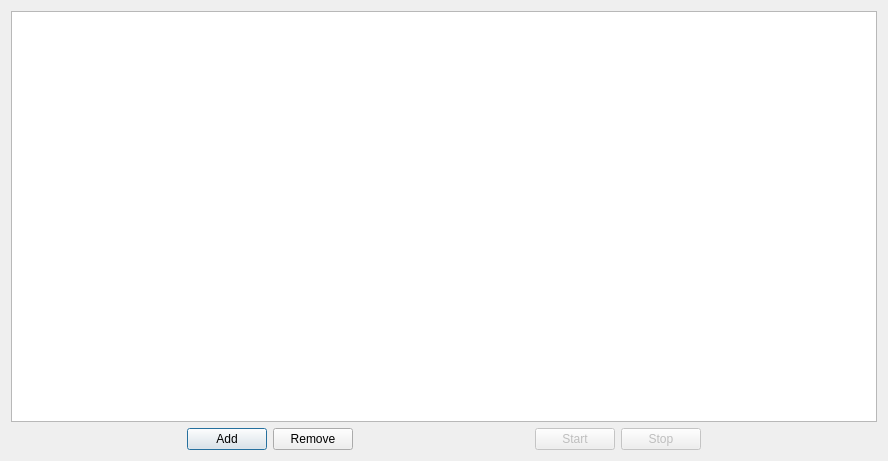
<?xml version="1.0" encoding="UTF-8"?>
<ui version="4.0">
 <class>Dialog</class>
 <widget class="QDialog" name="Dialog">
  <property name="geometry">
   <rect>
    <x>0</x>
    <y>0</y>
    <width>888</width>
    <height>461</height>
   </rect>
  </property>
  <property name="windowTitle">
   <string>Load Data from CSV Files</string>
  </property>
  <layout class="QVBoxLayout" name="verticalLayout">
   <item>
    <widget class="TableView" name="fileTableView">
     <property name="editTriggers">
      <set>QAbstractItemView::AllEditTriggers</set>
     </property>
     <property name="alternatingRowColors">
      <bool>true</bool>
     </property>
     <property name="selectionBehavior">
      <enum>QAbstractItemView::SelectRows</enum>
     </property>
     <property name="sortingEnabled">
      <bool>true</bool>
     </property>
     <property name="wordWrap">
      <bool>false</bool>
     </property>
     <attribute name="verticalHeaderShowSortIndicator" stdset="0">
      <bool>true</bool>
     </attribute>
    </widget>
   </item>
   <item>
    <layout class="QHBoxLayout" name="horizontalLayout">
     <item>
      <spacer name="horizontalSpacer">
       <property name="orientation">
        <enum>Qt::Horizontal</enum>
       </property>
       <property name="sizeHint" stdset="0">
        <size>
         <width>40</width>
         <height>20</height>
        </size>
       </property>
      </spacer>
     </item>
     <item>
      <widget class="QPushButton" name="addFileBtn">
       <property name="toolTip">
        <string>Add a new file to the list above.</string>
       </property>
       <property name="text">
        <string>Add</string>
       </property>
      </widget>
     </item>
     <item>
      <widget class="QPushButton" name="removeFileBtn">
       <property name="toolTip">
        <string>Remove selected files from the list above.</string>
       </property>
       <property name="text">
        <string>Remove</string>
       </property>
      </widget>
     </item>
     <item>
      <spacer name="horizontalSpacer_2">
       <property name="orientation">
        <enum>Qt::Horizontal</enum>
       </property>
       <property name="sizeHint" stdset="0">
        <size>
         <width>40</width>
         <height>20</height>
        </size>
       </property>
      </spacer>
     </item>
     <item>
      <widget class="QPushButton" name="startLoadingBtn">
       <property name="enabled">
        <bool>false</bool>
       </property>
       <property name="toolTip">
        <string>Start loading the files above.</string>
       </property>
       <property name="text">
        <string>Start</string>
       </property>
      </widget>
     </item>
     <item>
      <widget class="QPushButton" name="stopLoadingBtn">
       <property name="enabled">
        <bool>false</bool>
       </property>
       <property name="toolTip">
        <string>Stop loading files.</string>
       </property>
       <property name="text">
        <string>Stop</string>
       </property>
      </widget>
     </item>
     <item>
      <spacer name="horizontalSpacer_3">
       <property name="orientation">
        <enum>Qt::Horizontal</enum>
       </property>
       <property name="sizeHint" stdset="0">
        <size>
         <width>40</width>
         <height>20</height>
        </size>
       </property>
      </spacer>
     </item>
    </layout>
   </item>
  </layout>
 </widget>
 <customwidgets>
  <customwidget>
   <class>TableView</class>
   <extends>QTableView</extends>
   <header>CsvFileLoader</header>
  </customwidget>
 </customwidgets>
 <resources/>
 <connections>
  <connection>
   <sender>addFileBtn</sender>
   <signal>clicked()</signal>
   <receiver>Dialog</receiver>
   <slot>addFile()</slot>
   <hints>
    <hint type="sourcelabel">
     <x>148</x>
     <y>438</y>
    </hint>
    <hint type="destinationlabel">
     <x>327</x>
     <y>230</y>
    </hint>
   </hints>
  </connection>
  <connection>
   <sender>removeFileBtn</sender>
   <signal>clicked()</signal>
   <receiver>Dialog</receiver>
   <slot>removeFile()</slot>
   <hints>
    <hint type="sourcelabel">
     <x>234</x>
     <y>438</y>
    </hint>
    <hint type="destinationlabel">
     <x>327</x>
     <y>230</y>
    </hint>
   </hints>
  </connection>
  <connection>
   <sender>startLoadingBtn</sender>
   <signal>clicked()</signal>
   <receiver>Dialog</receiver>
   <slot>startLoading()</slot>
   <hints>
    <hint type="sourcelabel">
     <x>420</x>
     <y>438</y>
    </hint>
    <hint type="destinationlabel">
     <x>327</x>
     <y>230</y>
    </hint>
   </hints>
  </connection>
  <connection>
   <sender>stopLoadingBtn</sender>
   <signal>clicked()</signal>
   <receiver>Dialog</receiver>
   <slot>stopLoading()</slot>
   <hints>
    <hint type="sourcelabel">
     <x>506</x>
     <y>438</y>
    </hint>
    <hint type="destinationlabel">
     <x>327</x>
     <y>230</y>
    </hint>
   </hints>
  </connection>
 </connections>
 <slots>
  <slot>addFile()</slot>
  <slot>removeFile()</slot>
  <slot>startLoading()</slot>
  <slot>stopLoading()</slot>
 </slots>
</ui>
